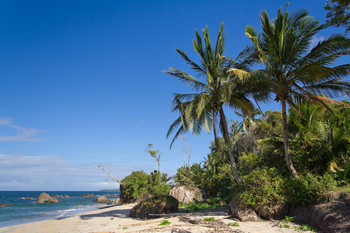
#> input picture images/beach.png, 350 x 233 px
$ python equalize.py --image images/beach.png
#> lines starting #> are read from the running program, lines starting #| are printed output that depends on the picture
from __future__ import print_function
from matplotlib import pyplot as plt
import numpy as np
import argparse
import cv2


ap = argparse.ArgumentParser()
ap.add_argument("-i", "--image", required = True, help = "Path to the image")
args = vars(ap.parse_args())

image = cv2.imread(args["image"])
#> image is the input picture: shape (233, 350, 3); mean B, G, R 136, 110.4, 78.6
image = cv2.cvtColor(image, cv2.COLOR_BGR2GRAY)
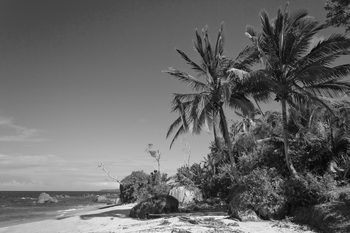
#> image: shape (233, 350); min 3, max 250, mean 103.8

eq = cv2.equalizeHist(image)
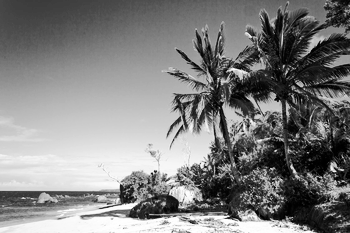
#> eq: shape (233, 350); min 0, max 255, mean 128.3

combine = np.hstack([image, eq])
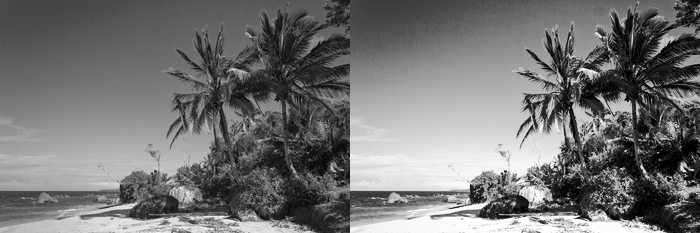
#> combine: shape (233, 700); min 0, max 255, mean 116

cv2.imshow("Histogram Equalization", combine)
cv2.waitKey(0)

hist = cv2.calcHist([image], [0], None, [256], [0, 256])
#> hist = 256 values, max 1023 at index 91, min 0 at index 0, mean 318.6
hist_eq = cv2.calcHist([eq], [0], None, [256], [0, 256])
#> hist_eq = 256 values, max 1023 at index 110, min 0 at index 11, mean 318.6
plt.figure()
plt.title("Color Histogram")
plt.xlabel("Bins")
plt.ylabel("# of Pixels")
plt.plot(hist, color = "r")
plt.plot(hist_eq, color = "g")
plt.xlim([0,256])
plt.show()
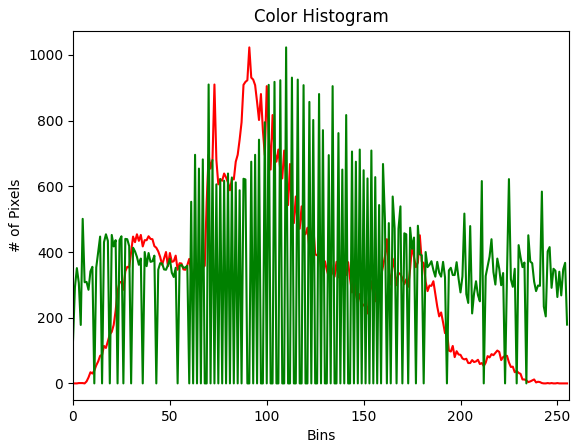
#> figure drawn by matplotlib, 1 panel; curve peaks at x = 91, y = 1023; curve peaks at x = 110, y = 1023
cv2.waitKey(0)

$ run again, on images/wave.png
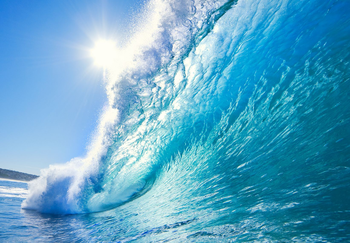
#> input picture images/wave.png, 350 x 243 px
#> image is the input picture: shape (243, 350, 3); mean B, G, R 199.1, 166.5, 93.5
#> image: shape (243, 350)
#> `combine = np.hstack([image, eq])`:
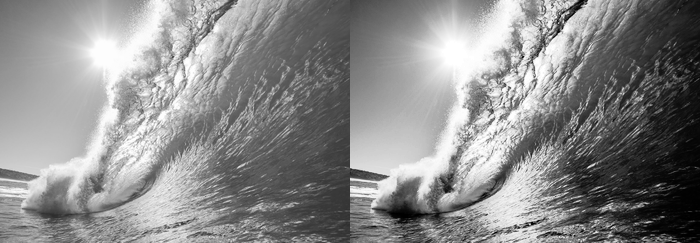
#> combine: shape (243, 700); min 0, max 255, mean 138.3
#> hist = 256 values, max 937 at index 181, min 0 at index 0, mean 332.2
#> hist_eq = 256 values, max 937 at index 181, min 0 at index 17, mean 332.2
#> `plt.show()`:
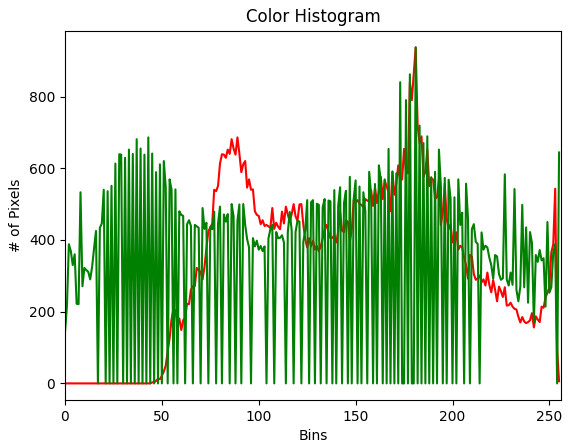
#> figure drawn by matplotlib, 1 panel; curve peaks at x = 181, y = 937; curve peaks at x = 181, y = 937
